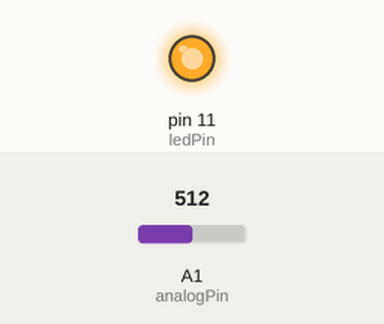
A sketch run on a simulated Arduino Uno, built with avr-gcc and run on an emulated ATmega328P. Shown: output pins drawn as LEDs (lit = HIGH). The inputs (shaded band) are chosen by the test bench; at power-on: A1 (analogPin) = 512.

Above: at 1.3 s.
1.4 s: A1 (analogPin) set to 0
At 2.0 s:
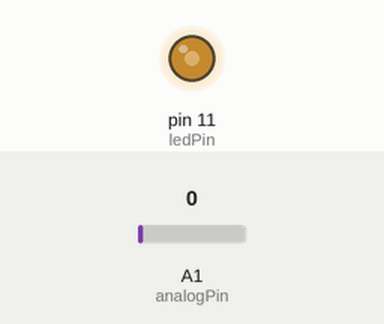
3.0 s: A1 (analogPin) set to 122
At 3.18 s:
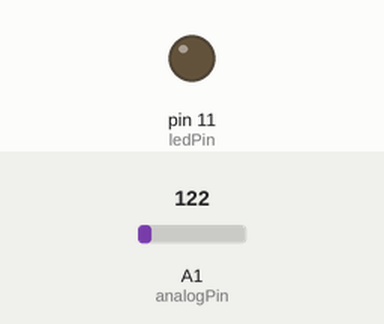
Timing chart, 0 to 12.1 s (numbered marks = the images above; inputs shaded):
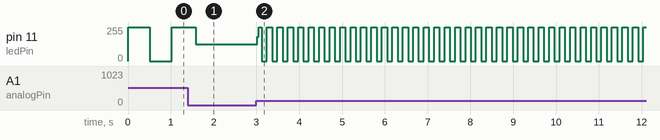

The sketch:

ex2Corr.ino
```cpp
int ledPin = 11;
int analogPin = A1;
int val = 0;

void setup() {
  //pinMode(ledPin, OUTPUT);
  //pinMode(analogPin, INPUT);
  //DDRB = 0b00001000;
  //DDRC = 0b00000000;
  DDRB |= (1<<PB3);
  DDRC &= ~(1<<PC4);

}

void loop() {
  val = analogRead(analogPin);

  //digitalWrite(ledPin, HIGH);
  //delay(val);
  //digitalWrite(ledPin, LOW);
  //delay(val);

  //PORTB |= (1 << PB3);
  //delay(val);
  //PORTB &= ~(1 << PB3);
  //delay(val);

  //PORTB |= (1 << 3);
  //delay(val);
  //PORTB &= ~(1 << 3);
  //delay(val);

  PORTB ^= (1 << 3);
  delay(val);


}
```

Measured:
- after the input at 3.0 s, pin 11 (ledPin): 127/255 → 182/255 at once, then moves between 0/255 and 255/255, repeating every 0.49 s
